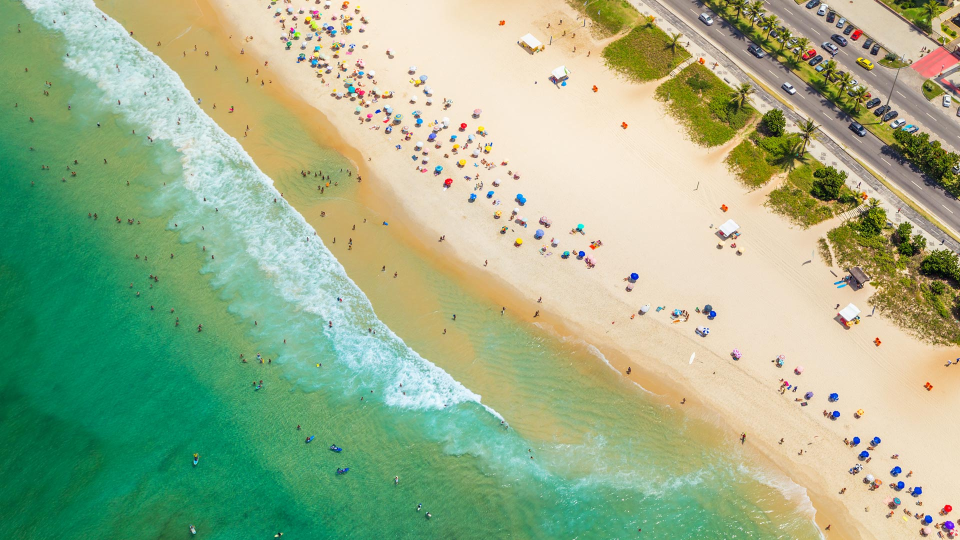
#> input picture 模块使用/第三方模块/bing42.jpg, 1920 x 1080 px (shown at 1/2 size)
$ python mod_pillow.py
#> lines starting #> are read from the running program, lines starting #| are printed output that depends on the picture
# coding=gb2312
# pillow 库的使用
from PIL import Image
from PIL import ImageFilter  # 滤镜
im = Image.open('bing42.jpg')
#> im is the input picture: PIL image 1920x1080 RGB; mean R, G, B 155.7, 176.8, 138.1
w, h = im.size
#> w = 1920; h = 1080
print('width : %s, height : %s' % (w, h))
#| width : 1920, height : 1080
# 设置缩放图
im.thumbnail((w // 2, h // 2))
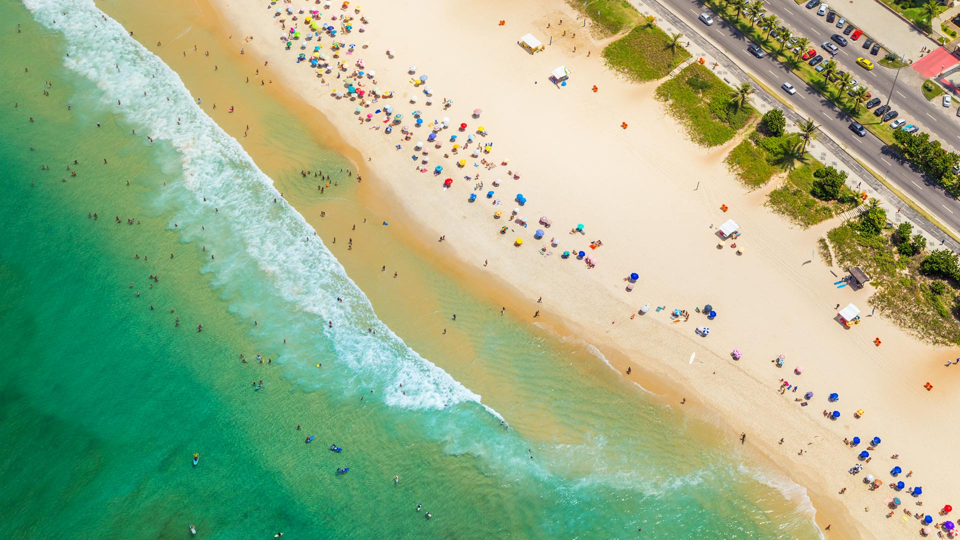
#> im: PIL image 960x540 RGB; mean R, G, B 155.7, 176.8, 138.1
im.save('thumbnail1.png', 'png')
# 模糊效果 使用滤镜
im = Image.open('thumbnail1.png')
im2 = im.filter(ImageFilter.BLUR)
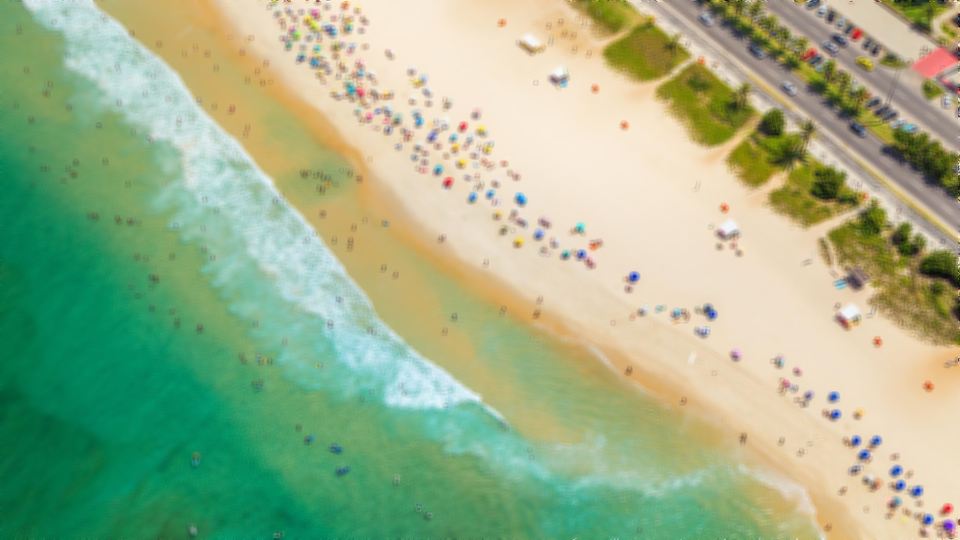
#> im2: PIL image 960x540 RGB; mean R, G, B 155.7, 176.9, 138.2
im2.save('thumbnail_blur.png')
